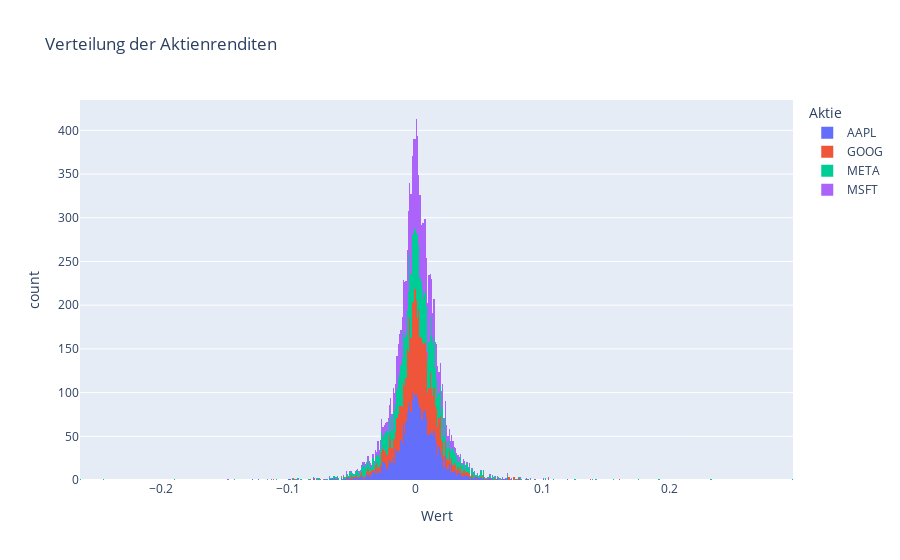

Notebook source saved alongside this figure:
### Code cell
px.histogram(df_pc.select_dtypes(include = np.number),
            labels = {"value": "Wert",
                      "variable": "Aktie"},
            title = 'Verteilung der Aktienrenditen')

### Figure 1 — Plotly figure (JSON) as saved in the notebook; plotly's stock layout.template omitted (floating-point values rounded to 4 significant figures; data arrays with more than 128 entries replaced by an {"elided": "..."} marker saying what was removed)
{"data": [{"alignmentgroup": "True", "bingroup": "x", "hovertemplate": "Aktie=AAPL<br>Wert=%{x}<br>count=%{y}<extra></extra>", "legendgroup": "AAPL", "marker": {"color": "#636efa", "pattern": {"shape": ""}}, "name": "AAPL", "offsetgroup": "AAPL", "orientation": "v", "showlegend": true, "type": "histogram", "x": {"elided": "2907 float values"}, "xaxis": "x", "yaxis": "y"}, {"alignmentgroup": "True", "bingroup": "x", "hovertemplate": "Aktie=GOOG<br>Wert=%{x}<br>count=%{y}<extra></extra>", "legendgroup": "GOOG", "marker": {"color": "#EF553B", "pattern": {"shape": ""}}, "name": "GOOG", "offsetgroup": "GOOG", "orientation": "v", "showlegend": true, "type": "histogram", "x": {"elided": "2907 float values"}, "xaxis": "x", "yaxis": "y"}, {"alignmentgroup": "True", "bingroup": "x", "hovertemplate": "Aktie=META<br>Wert=%{x}<br>count=%{y}<extra></extra>", "legendgroup": "META", "marker": {"color": "#00cc96", "pattern": {"shape": ""}}, "name": "META", "offsetgroup": "META", "orientation": "v", "showlegend": true, "type": "histogram", "x": {"elided": "2907 float values"}, "xaxis": "x", "yaxis": "y"}, {"alignmentgroup": "True", "bingroup": "x", "hovertemplate": "Aktie=MSFT<br>Wert=%{x}<br>count=%{y}<extra></extra>", "legendgroup": "MSFT", "marker": {"color": "#ab63fa", "pattern": {"shape": ""}}, "name": "MSFT", "offsetgroup": "MSFT", "orientation": "v", "showlegend": true, "type": "histogram", "x": {"elided": "2907 float values"}, "xaxis": "x", "yaxis": "y"}], "layout": {"barmode": "relative", "legend": {"title": {"text": "Aktie"}, "tracegroupgap": 0}, "title": {"text": "Verteilung der Aktienrenditen"}, "xaxis": {"anchor": "y", "domain": [0, 1], "title": {"text": "Wert"}}, "yaxis": {"anchor": "x", "domain": [0, 1], "title": {"text": "count"}}}}
